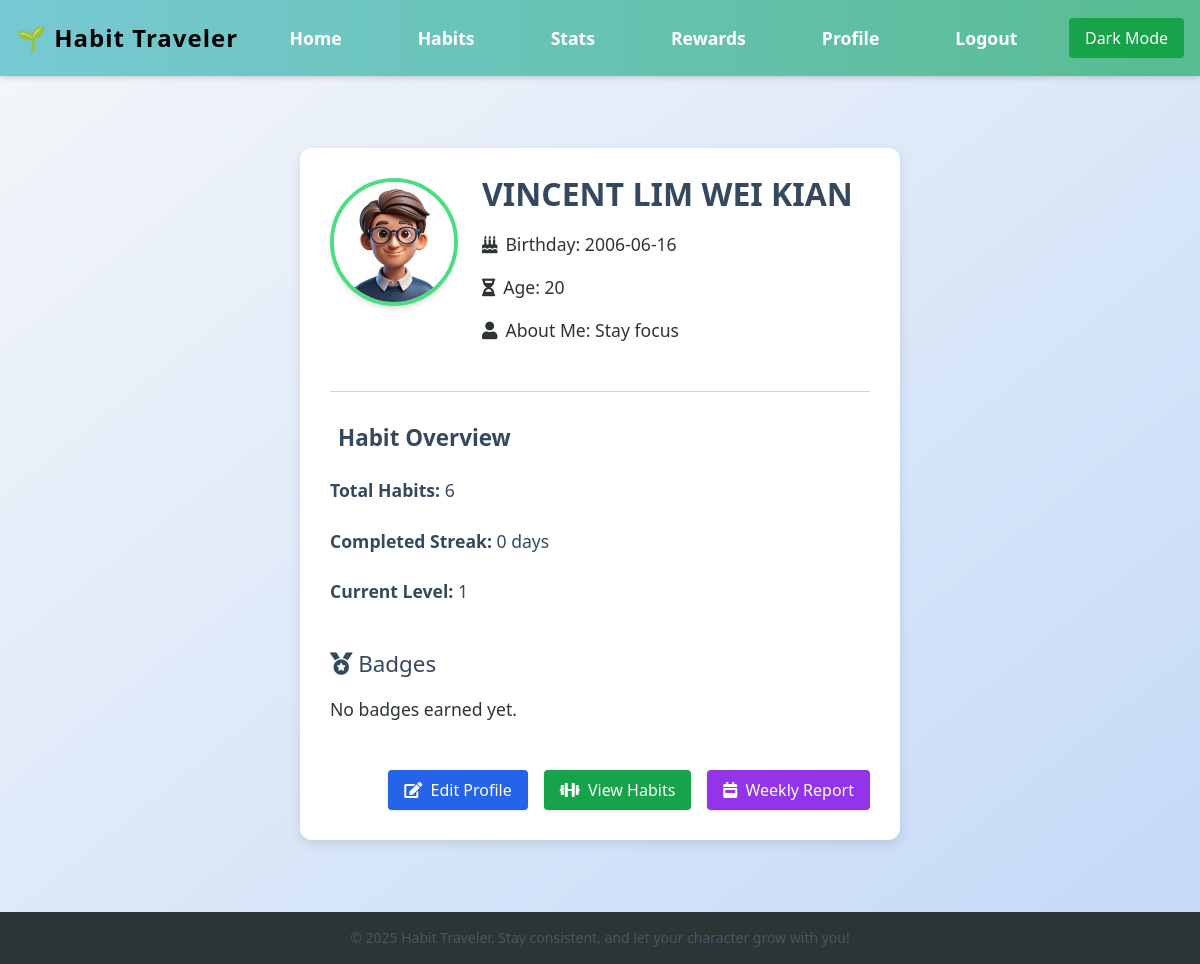
/profile (signed in), run on an earlier commit of the app's database.
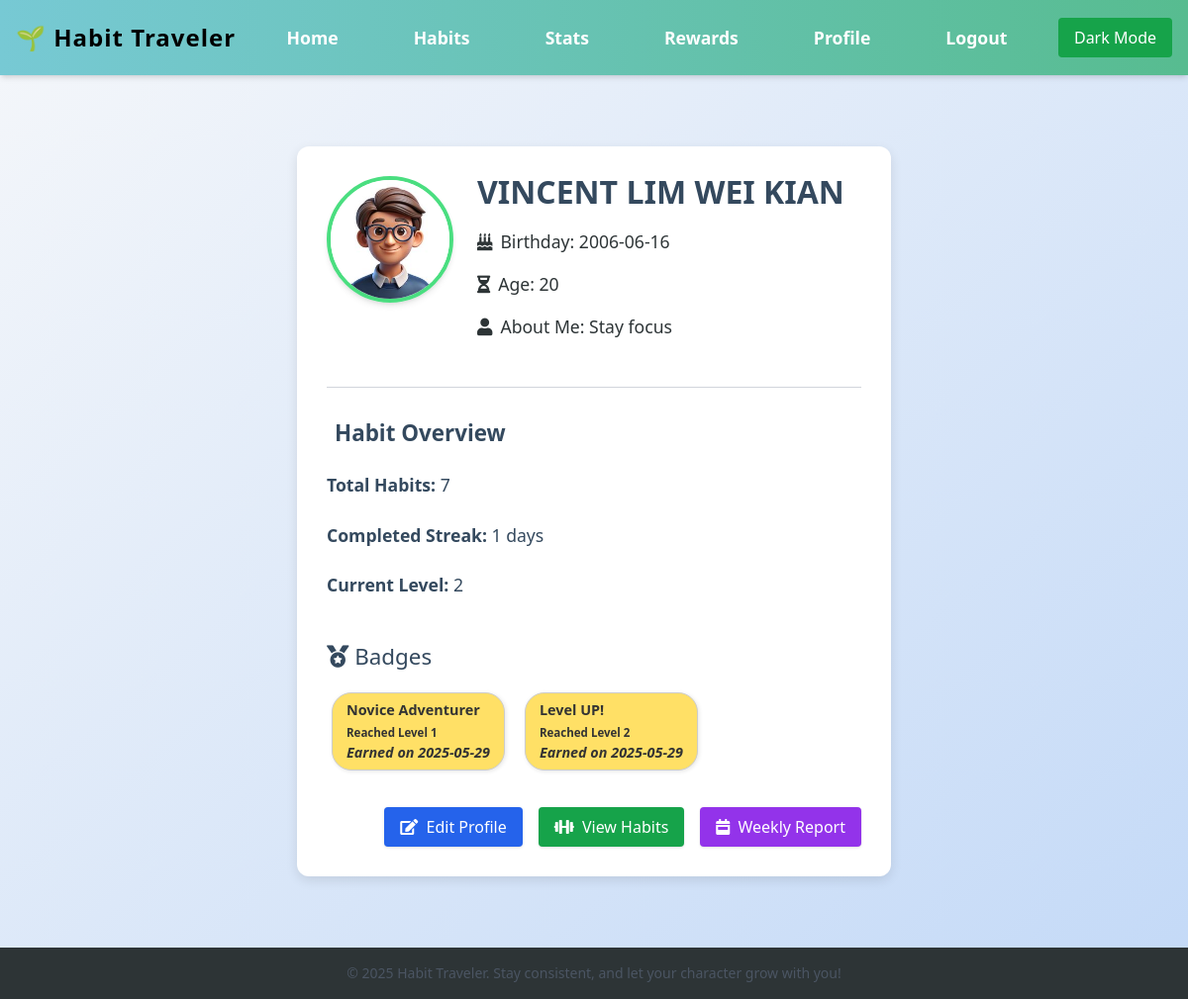
And on a later commit of the database.
### app.py (models this page shows)
class User(db.Model):
    id = db.Column(db.Integer, primary_key=True)
    email = db.Column(db.String(150), unique=True, nullable=False)
    name = db.Column(db.String(150), unique=True, nullable=True)
    password = db.Column(db.String(200), nullable=False)
    xp = db.Column(db.Integer, default=0)
    level = db.Column(db.Integer, default=1)
    birthday = db.Column(db.Date, nullable=True)
    age = db.Column(db.Integer, nullable=True)
    description = db.Column(db.String(500), nullable=True)
    avatar = db.Column(db.String(200), nullable=True)

class UserBadge(db.Model):
    id = db.Column(db.Integer, primary_key=True)
    user_id = db.Column(db.Integer, db.ForeignKey('user.id'), nullable=False)
    badge_id = db.Column(db.Integer, db.ForeignKey('badge.id'), nullable=False)
    earned_date = db.Column(db.DateTime, default=datetime.utcnow)
    user = db.relationship('User', backref='user_badges')
    badge = db.relationship('Badge')

class Badge(db.Model):
    id = db.Column(db.Integer, primary_key=True)
    name = db.Column(db.String(100), unique=True, nullable=False)
    description = db.Column(db.String(300))
    level_required = db.Column(db.Integer, nullable=False)

### app.py (the view)
@app.route('/profile')
def profile():
    if 'user_id' not in session:
        return redirect(url_for('login'))
    user_id = session['user_id']
    user = User.query.get(user_id)
    if user:
        total_habits = Habit.query.filter_by(user_id=user_id).count()
        habit_completions = HabitCompletion.query.filter_by(user_id=user_id).order_by(HabitCompletion.date).all()
        streaks = {}
        previous_dates = {}
        for completion in habit_completions:
            habit_id = completion.habit_id
            current_date = completion.date
            if habit_id not in streaks:
                streaks[habit_id] = 1
                previous_dates[habit_id] = current_date
            else:
                if (current_date - previous_dates[habit_id]).days == 1:
                    streaks[habit_id] += 1
                else:
                    streaks[habit_id] = 1
                previous_dates[habit_id] = current_date
        max_streak = max(streaks.values(), default=0)
        unique_badges = {}
        for user_badge in user.user_badges:
            if user_badge.badge_id not in unique_badges:
                unique_badges[user_badge.badge_id] = user_badge
        unique_user_badges = list(unique_badges.values())
        return render_template('profile.html',
                               user=user,
                               total_habits=total_habits,
                               max_streak=max_streak,
                               unique_user_badges=unique_user_badges)
    else:
        flash("User not found.")
        return redirect(url_for('index'))

### templates/profile.html (shortened to what this page needs)
{% extends 'base.html' %}
{% block content %}
<div id="profile-container" class="max-w-4xl mx-auto bg-white dark:bg-gray-800 shadow-lg rounded-xl p-6 space-y-8 profile-container">
    <div class="flex flex-col md:flex-row items-center md:items-start space-x-0 md:space-x-6 space-y-4 md:space-y-0">
        <img src="{{ url_for('static', filename='avatars/' + (user.avatar if user.avatar else 'default_avatar.png')) }}"
             alt="Avatar"
             class="w-32 h-32 rounded-full border-4 border-green-400 shadow-md object-cover">
        <div class="text-center md:text-left">
            <h1 class="text-2xl font-bold text-gray-800 dark:text-gray-100">{{ user.name }}</h1>
            <p class="text-gray-600 dark:text-gray-300"><i class="fas fa-birthday-cake mr-2"></i>Birthday: {{ user.birthday }}</p>
            <p class="text-gray-600 dark:text-gray-300"><i class="fas fa-hourglass-half mr-2"></i>Age: {{ user.age }}</p>
            <p class="text-gray-600 dark:text-gray-300"><i class="fas fa-user mr-2"></i>About Me: {{ user.description }}</p>
        </div>
    </div>
    <hr class="border-gray-300 dark:border-gray-600">
    <div class="profile-section">
        <h2 class="text-xl font-semibold mb-3 text-gray-700 dark:text-gray-200">Habit Overview</h2>
        <ul class="space-y-1 text-gray-700 dark:text-gray-300">
            <li><strong>Total Habits:</strong> {{ total_habits }}</li>
            <li><strong>Completed Streak:</strong> {{ max_streak }} days</li>
            <li><strong>Current Level:</strong> {{ user.level }}</li>
        </ul>
    </div>
    <div class="profile-section">
        <h2><i class="fas fa-medal"></i> Badges</h2>
        <div class="badges">
            {% if unique_user_badges %}
                {% for user_badge in unique_user_badges %}
                    <div class="badge">
                        <strong>{{ user_badge.badge.name }}</strong><br>
                        <small>{{ user_badge.badge.description }}</small><br>
                        <em>Earned on {{ user_badge.earned_date.strftime('%Y-%m-%d') }}</em>
                    </div>
                {% endfor %}
            {% else %}
                <p>No badges earned yet.</p>
            {% endif %}
        </div>
    </div>
    <div class="flex flex-wrap justify-center md:justify-end gap-4 mt-6">
        <a href="{{ url_for('edit_profile') }}" class="px-4 py-2 bg-blue-600 text-white rounded hover:bg-blue-700 transition shadow">
            <i class="fas fa-edit mr-1"></i> Edit Profile
        </a>
        <a href="{{ url_for('habits') }}" class="px-4 py-2 bg-green-600 text-white rounded hover:bg-green-700 transition shadow">
            <i class="fas fa-dumbbell mr-1"></i> View Habits
        </a>
        <a href="{{ url_for('weekly_report') }}" class="px-4 py-2 bg-purple-600 text-white rounded hover:bg-purple-700 transition shadow">
            <i class="fas fa-calendar-week mr-1"></i> Weekly Report
        </a>
    </div>
</div>
{% endblock %}

### templates/base.html (shortened to what this page needs)
<!DOCTYPE html>
<html lang="en">
<head>
    <script src="https://cdn.tailwindcss.com"></script>
    <link href="https://cdnjs.cloudflare.com/ajax/libs/font-awesome/5.15.3/css/all.min.css" rel="stylesheet">
    <link rel="stylesheet" href="{{ url_for('static', filename='style.css') }}">
    <link rel="stylesheet" href="{{ url_for('static', filename='darkmode.css') }}">
</head>
<body class="{{ request.endpoint|replace('.', '_') }}">
    <header class="p-4 flex flex-col md:flex-row justify-between items-center bg-white dark:bg-gray-800 shadow-md">
        <h1 class="text-2xl font-bold text-black dark:text-black">🌱 Habit Traveler</h1>
        <nav class="mt-3 md:mt-0">
            <ul class="flex flex-wrap gap-4 text-sm md:text-base">
                <li><a href="{{ url_for('index') }}" class="hover:underline">Home</a></li>
                <li><a href="{{ url_for('habits') }}" class="hover:underline">Habits</a></li>
                <li><a href="{{ url_for('stats') }}" class="hover:underline">Stats</a></li>
                <li><a href="{{ url_for('rewards') }}" class="hover:underline">Rewards</a></li>
                <li><a href="{{ url_for('profile') }}" class="hover:underline">Profile</a></li>
                {% if session.get('user_id') %}
                    <li><a href="{{ url_for('logout') }}" class="hover:underline">Logout</a></li>
                {% else %}
                    <li><a href="{{ url_for('login') }}" class="hover:underline">Login</a></li>
                    <li><a href="{{ url_for('register') }}" class="hover:underline">Register</a></li>
                {% endif %}
            </ul>
        </nav>
        <button id="darkModeToggle" class="mt-3 md:mt-0 px-4 py-2 bg-green-600 text-white rounded hover:bg-green-700 transition">
        </button>
    </header>
    <main class="container mx-auto px-4 py-8">
        {% block content %}{% endblock %}
    </main>
    <footer class="text-center py-4 text-sm text-gray-600 dark:text-gray-300">
        &copy; 2025 Habit Traveler. Stay consistent, and let your character grow with you!
    </footer>
</body>
</html>

### static/style.css (style rules this page uses)
body { margin: 0; font-family: 'Segoe UI', Tahoma, Geneva, Verdana, sans-serif; background: linear-gradient(to bottom right, #f5f7fa, #c3d9f7); color: #333; min-height: 100vh; display: flex; flex-direction: column; }
header { background: linear-gradient(to right, #77c9d4, #57bc90); color: white; padding: 20px; text-align: center; box-shadow: 0 4px 6px rgba(0,0,0,0.1); }
header h1 { margin: 0; font-size: 2.5em; letter-spacing: 1px; }
nav { margin-top: 10px; }
nav a { color: white; margin: 0 15px; text-decoration: none; font-weight: bold; transition: all 0.3s ease; }
nav ul { display: flex; justify-content: center; align-items: center; padding: 0; margin: 0; list-style: none; }
nav li { margin: 0 15px; }
main { flex: 1; padding: 30px; max-width: 900px; margin: 0 auto; text-align: center; }
main h2 { font-size: 2em; color: #4b6584; margin-bottom: 10px; }
main p { font-size: 1.1em; line-height: 1.6; margin-bottom: 20px; }
ul { list-style: none; padding: 0; }
ul li { padding: 10px 0; font-size: 1.1em; color: #34495e; }
a { color: #3498db; text-decoration: none; }
body.profile .profile-container { max-width: 600px; margin: 40px auto; background: #ffffff; padding: 30px; border-radius: 12px; box-shadow: 0 4px 12px rgba(0,0,0,0.1); text-align: left; }
body.profile .profile-container h1 { font-size: 2em; color: #34495e; margin-bottom: 20px; text-align: center; }
body.profile .profile-container p { font-size: 1.1em; margin-bottom: 15px; color: #2d3436; }
body.profile .profile-section { margin-top: 30px; }
body.profile .profile-section h2 { color: #34495e; font-size: 1.4em; margin-bottom: 15px; }
body.profile .badges { display: flex; flex-wrap: wrap; gap: 10px; }
body.profile .badge { background-color: #ffe066; color: #333; padding: 6px 14px; border-radius: 20px; font-size: 0.9em; font-weight: bold; }
.badge { display: inline-block; background: #f5f5f5; border: 1px solid #ccc; padding: 10px; margin: 5px; border-radius: 10px; box-shadow: 1px 1px 4px rgba(0, 0, 0, 0.1); }
footer { background: #2d3436; color: white; text-align: center; padding: 15px 10px; font-size: 0.9em; }

What changed in the data, as far as the page shows it:
changed User "VINCENT LIM WEI KIAN": level "1" → "2"
added UserBadge: badge.name "Novice Adventurer", badge.description "Reached Level 1", earned_date "2025-05-29"
added UserBadge: badge.name "Level UP!", badge.description "Reached Level 2", earned_date "2025-05-29"
Also different on the page:
{{ total_habits }}: "6" → "7"
{{ max_streak }}: "0" → "1"
text no longer shown: "No badges earned yet."
